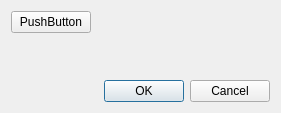
<?xml version="1.0" encoding="UTF-8"?>
<ui version="4.0">
 <class>QVShortcutDialog</class>
 <widget class="QDialog" name="QVShortcutDialog">
  <property name="geometry">
   <rect>
    <x>0</x>
    <y>0</y>
    <width>281</width>
    <height>113</height>
   </rect>
  </property>
  <property name="windowTitle">
   <string>Dialog</string>
  </property>
  <layout class="QVBoxLayout" name="verticalLayout">
   <item>
    <layout class="QFormLayout" name="formLayout">
     <item row="0" column="0">
      <widget class="QPushButton" name="pushButton">
       <property name="text">
        <string>PushButton</string>
       </property>
      </widget>
     </item>
    </layout>
   </item>
   <item>
    <widget class="QDialogButtonBox" name="buttonBox">
     <property name="orientation">
      <enum>Qt::Horizontal</enum>
     </property>
     <property name="standardButtons">
      <set>QDialogButtonBox::Cancel|QDialogButtonBox::Ok</set>
     </property>
    </widget>
   </item>
  </layout>
 </widget>
 <resources/>
 <connections>
  <connection>
   <sender>buttonBox</sender>
   <signal>accepted()</signal>
   <receiver>QVShortcutDialog</receiver>
   <slot>accept()</slot>
   <hints>
    <hint type="sourcelabel">
     <x>248</x>
     <y>254</y>
    </hint>
    <hint type="destinationlabel">
     <x>157</x>
     <y>274</y>
    </hint>
   </hints>
  </connection>
  <connection>
   <sender>buttonBox</sender>
   <signal>rejected()</signal>
   <receiver>QVShortcutDialog</receiver>
   <slot>reject()</slot>
   <hints>
    <hint type="sourcelabel">
     <x>316</x>
     <y>260</y>
    </hint>
    <hint type="destinationlabel">
     <x>286</x>
     <y>274</y>
    </hint>
   </hints>
  </connection>
 </connections>
</ui>
